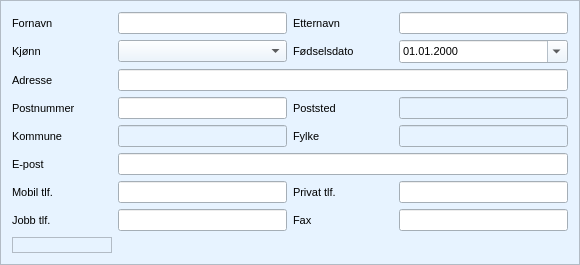
         <widget class="QFrame" name="frame_kontakt_info">
          <property name="sizePolicy">
           <sizepolicy hsizetype="Preferred" vsizetype="Preferred">
            <horstretch>0</horstretch>
            <verstretch>0</verstretch>
           </sizepolicy>
          </property>
          <property name="minimumSize">
           <size>
            <width>580</width>
            <height>265</height>
           </size>
          </property>
          <property name="maximumSize">
           <size>
            <width>580</width>
            <height>265</height>
           </size>
          </property>
          <property name="palette">
           <palette>
            <active>
             <colorrole role="WindowText">
              <brush brushstyle="SolidPattern">
               <color alpha="255">
                <red>0</red>
                <green>0</green>
                <blue>0</blue>
               </color>
              </brush>
             </colorrole>
             <colorrole role="Button">
              <brush brushstyle="SolidPattern">
               <color alpha="255">
                <red>231</red>
                <green>243</green>
                <blue>255</blue>
               </color>
              </brush>
             </colorrole>
             <colorrole role="Light">
              <brush brushstyle="SolidPattern">
               <color alpha="255">
                <red>255</red>
                <green>255</green>
                <blue>255</blue>
               </color>
              </brush>
             </colorrole>
             <colorrole role="Midlight">
              <brush brushstyle="SolidPattern">
               <color alpha="255">
                <red>243</red>
                <green>249</green>
                <blue>255</blue>
               </color>
              </brush>
             </colorrole>
             <colorrole role="Dark">
              <brush brushstyle="SolidPattern">
               <color alpha="255">
                <red>115</red>
                <green>121</green>
                <blue>127</blue>
               </color>
              </brush>
             </colorrole>
             <colorrole role="Mid">
              <brush brushstyle="SolidPattern">
               <color alpha="255">
                <red>154</red>
                <green>162</green>
                <blue>170</blue>
               </color>
              </brush>
             </colorrole>
             <colorrole role="Text">
              <brush brushstyle="SolidPattern">
               <color alpha="255">
                <red>0</red>
                <green>0</green>
                <blue>0</blue>
               </color>
              </brush>
             </colorrole>
             <colorrole role="BrightText">
              <brush brushstyle="SolidPattern">
               <color alpha="255">
                <red>255</red>
                <green>255</green>
                <blue>255</blue>
               </color>
              </brush>
             </colorrole>
             <colorrole role="ButtonText">
              <brush brushstyle="SolidPattern">
               <color alpha="255">
                <red>0</red>
                <green>0</green>
                <blue>0</blue>
               </color>
              </brush>
             </colorrole>
             <colorrole role="Base">
              <brush brushstyle="SolidPattern">
               <color alpha="255">
                <red>255</red>
                <green>255</green>
                <blue>255</blue>
               </color>
              </brush>
             </colorrole>
             <colorrole role="Window">
              <brush brushstyle="SolidPattern">
               <color alpha="255">
                <red>231</red>
                <green>243</green>
                <blue>255</blue>
               </color>
              </brush>
             </colorrole>
             <colorrole role="Shadow">
              <brush brushstyle="SolidPattern">
               <color alpha="255">
                <red>0</red>
                <green>0</green>
                <blue>0</blue>
               </color>
              </brush>
             </colorrole>
             <colorrole role="AlternateBase">
              <brush brushstyle="SolidPattern">
               <color alpha="255">
                <red>243</red>
                <green>249</green>
                <blue>255</blue>
               </color>
              </brush>
             </colorrole>
             <colorrole role="ToolTipBase">
              <brush brushstyle="SolidPattern">
               <color alpha="255">
                <red>255</red>
                <green>255</green>
                <blue>220</blue>
               </color>
              </brush>
             </colorrole>
             <colorrole role="ToolTipText">
              <brush brushstyle="SolidPattern">
               <color alpha="255">
                <red>0</red>
                <green>0</green>
                <blue>0</blue>
               </color>
              </brush>
             </colorrole>
            </active>
            <inactive>
             <colorrole role="WindowText">
              <brush brushstyle="SolidPattern">
               <color alpha="255">
                <red>0</red>
                <green>0</green>
                <blue>0</blue>
               </color>
              </brush>
             </colorrole>
             <colorrole role="Button">
              <brush brushstyle="SolidPattern">
               <color alpha="255">
                <red>231</red>
                <green>243</green>
                <blue>255</blue>
               </color>
              </brush>
             </colorrole>
             <colorrole role="Light">
              <brush brushstyle="SolidPattern">
               <color alpha="255">
                <red>255</red>
                <green>255</green>
                <blue>255</blue>
               </color>
              </brush>
             </colorrole>
             <colorrole role="Midlight">
              <brush brushstyle="SolidPattern">
               <color alpha="255">
                <red>243</red>
                <green>249</green>
                <blue>255</blue>
               </color>
              </brush>
             </colorrole>
             <colorrole role="Dark">
              <brush brushstyle="SolidPattern">
               <color alpha="255">
                <red>115</red>
                <green>121</green>
                <blue>127</blue>
               </color>
              </brush>
             </colorrole>
             <colorrole role="Mid">
              <brush brushstyle="SolidPattern">
               <color alpha="255">
                <red>154</red>
                <green>162</green>
                <blue>170</blue>
               </color>
              </brush>
             </colorrole>
             <colorrole role="Text">
              <brush brushstyle="SolidPattern">
               <color alpha="255">
                <red>0</red>
                <green>0</green>
                <blue>0</blue>
               </color>
              </brush>
             </colorrole>
             <colorrole role="BrightText">
              <brush brushstyle="SolidPattern">
               <color alpha="255">
                <red>255</red>
                <green>255</green>
                <blue>255</blue>
               </color>
              </brush>
             </colorrole>
             <colorrole role="ButtonText">
              <brush brushstyle="SolidPattern">
               <color alpha="255">
                <red>0</red>
                <green>0</green>
                <blue>0</blue>
               </color>
              </brush>
             </colorrole>
             <colorrole role="Base">
              <brush brushstyle="SolidPattern">
               <color alpha="255">
                <red>255</red>
                <green>255</green>
                <blue>255</blue>
               </color>
              </brush>
             </colorrole>
             <colorrole role="Window">
              <brush brushstyle="SolidPattern">
               <color alpha="255">
                <red>231</red>
                <green>243</green>
                <blue>255</blue>
               </color>
              </brush>
             </colorrole>
             <colorrole role="Shadow">
              <brush brushstyle="SolidPattern">
               <color alpha="255">
                <red>0</red>
                <green>0</green>
                <blue>0</blue>
               </color>
              </brush>
             </colorrole>
             <colorrole role="AlternateBase">
              <brush brushstyle="SolidPattern">
               <color alpha="255">
                <red>243</red>
                <green>249</green>
                <blue>255</blue>
               </color>
              </brush>
             </colorrole>
             <colorrole role="ToolTipBase">
              <brush brushstyle="SolidPattern">
               <color alpha="255">
                <red>255</red>
                <green>255</green>
                <blue>220</blue>
               </color>
              </brush>
             </colorrole>
             <colorrole role="ToolTipText">
              <brush brushstyle="SolidPattern">
               <color alpha="255">
                <red>0</red>
                <green>0</green>
                <blue>0</blue>
               </color>
              </brush>
             </colorrole>
            </inactive>
            <disabled>
             <colorrole role="WindowText">
              <brush brushstyle="SolidPattern">
               <color alpha="255">
                <red>115</red>
                <green>121</green>
                <blue>127</blue>
               </color>
              </brush>
             </colorrole>
             <colorrole role="Button">
              <brush brushstyle="SolidPattern">
               <color alpha="255">
                <red>231</red>
                <green>243</green>
                <blue>255</blue>
               </color>
              </brush>
             </colorrole>
             <colorrole role="Light">
              <brush brushstyle="SolidPattern">
               <color alpha="255">
                <red>255</red>
                <green>255</green>
                <blue>255</blue>
               </color>
              </brush>
             </colorrole>
             <colorrole role="Midlight">
              <brush brushstyle="SolidPattern">
               <color alpha="255">
                <red>243</red>
                <green>249</green>
                <blue>255</blue>
               </color>
              </brush>
             </colorrole>
             <colorrole role="Dark">
              <brush brushstyle="SolidPattern">
               <color alpha="255">
                <red>115</red>
                <green>121</green>
                <blue>127</blue>
               </color>
              </brush>
             </colorrole>
             <colorrole role="Mid">
              <brush brushstyle="SolidPattern">
               <color alpha="255">
                <red>154</red>
                <green>162</green>
                <blue>170</blue>
               </color>
              </brush>
             </colorrole>
             <colorrole role="Text">
              <brush brushstyle="SolidPattern">
               <color alpha="255">
                <red>115</red>
                <green>121</green>
                <blue>127</blue>
               </color>
              </brush>
             </colorrole>
             <colorrole role="BrightText">
              <brush brushstyle="SolidPattern">
               <color alpha="255">
                <red>255</red>
                <green>255</green>
                <blue>255</blue>
               </color>
              </brush>
             </colorrole>
             <colorrole role="ButtonText">
              <brush brushstyle="SolidPattern">
               <color alpha="255">
                <red>115</red>
                <green>121</green>
                <blue>127</blue>
               </color>
              </brush>
             </colorrole>
             <colorrole role="Base">
              <brush brushstyle="SolidPattern">
               <color alpha="255">
                <red>231</red>
                <green>243</green>
                <blue>255</blue>
               </color>
              </brush>
             </colorrole>
             <colorrole role="Window">
              <brush brushstyle="SolidPattern">
               <color alpha="255">
                <red>231</red>
                <green>243</green>
                <blue>255</blue>
               </color>
              </brush>
             </colorrole>
             <colorrole role="Shadow">
              <brush brushstyle="SolidPattern">
               <color alpha="255">
                <red>0</red>
                <green>0</green>
                <blue>0</blue>
               </color>
              </brush>
             </colorrole>
             <colorrole role="AlternateBase">
              <brush brushstyle="SolidPattern">
               <color alpha="255">
                <red>231</red>
                <green>243</green>
                <blue>255</blue>
               </color>
              </brush>
             </colorrole>
             <colorrole role="ToolTipBase">
              <brush brushstyle="SolidPattern">
               <color alpha="255">
                <red>255</red>
                <green>255</green>
                <blue>220</blue>
               </color>
              </brush>
             </colorrole>
             <colorrole role="ToolTipText">
              <brush brushstyle="SolidPattern">
               <color alpha="255">
                <red>0</red>
                <green>0</green>
                <blue>0</blue>
               </color>
              </brush>
             </colorrole>
            </disabled>
           </palette>
          </property>
          <property name="font">
           <font>
            <family>Segoe UI</family>
            <pointsize>8</pointsize>
           </font>
          </property>
          <property name="autoFillBackground">
           <bool>true</bool>
          </property>
          <property name="frameShape">
           <enum>QFrame::StyledPanel</enum>
          </property>
          <property name="frameShadow">
           <enum>QFrame::Plain</enum>
          </property>
          <property name="lineWidth">
           <number>1</number>
          </property>
          <layout class="QGridLayout" name="gridLayout_5">
           <item row="4" column="1">
            <widget class="QLineEdit" name="line_edit_kommune">
             <property name="enabled">
              <bool>false</bool>
             </property>
             <property name="font">
              <font>
               <family>Segoe UI</family>
               <pointsize>8</pointsize>
              </font>
             </property>
             <property name="alignment">
              <set>Qt::AlignLeading|Qt::AlignLeft|Qt::AlignVCenter</set>
             </property>
             <property name="readOnly">
              <bool>true</bool>
             </property>
            </widget>
           </item>
           <item row="4" column="2">
            <widget class="QLabel" name="label_fylke">
             <property name="font">
              <font>
               <family>Segoe UI</family>
               <pointsize>8</pointsize>
              </font>
             </property>
             <property name="text">
              <string>Fylke</string>
             </property>
             <property name="buddy">
              <cstring>line_edit_fylke</cstring>
             </property>
            </widget>
           </item>
           <item row="2" column="1" colspan="3">
            <widget class="QLineEdit" name="line_edit_adresse">
             <property name="font">
              <font>
               <family>Segoe UI</family>
               <pointsize>8</pointsize>
              </font>
             </property>
             <property name="alignment">
              <set>Qt::AlignLeading|Qt::AlignLeft|Qt::AlignVCenter</set>
             </property>
             <property name="clearButtonEnabled">
              <bool>true</bool>
             </property>
            </widget>
           </item>
           <item row="9" column="1">
            <widget class="QLineEdit" name="line_edit_mobil_tlf">
             <property name="enabled">
              <bool>true</bool>
             </property>
             <property name="font">
              <font>
               <family>Segoe UI</family>
               <pointsize>8</pointsize>
              </font>
             </property>
             <property name="alignment">
              <set>Qt::AlignLeading|Qt::AlignLeft|Qt::AlignVCenter</set>
             </property>
             <property name="readOnly">
              <bool>false</bool>
             </property>
             <property name="clearButtonEnabled">
              <bool>true</bool>
             </property>
            </widget>
           </item>
           <item row="3" column="1">
            <widget class="QLineEdit" name="line_edit_postnr">
             <property name="font">
              <font>
               <family>Segoe UI</family>
               <pointsize>8</pointsize>
              </font>
             </property>
             <property name="alignment">
              <set>Qt::AlignLeading|Qt::AlignLeft|Qt::AlignVCenter</set>
             </property>
             <property name="clearButtonEnabled">
              <bool>true</bool>
             </property>
            </widget>
           </item>
           <item row="4" column="3">
            <widget class="QLineEdit" name="line_edit_fylke">
             <property name="enabled">
              <bool>false</bool>
             </property>
             <property name="font">
              <font>
               <family>Segoe UI</family>
               <pointsize>8</pointsize>
              </font>
             </property>
             <property name="alignment">
              <set>Qt::AlignLeading|Qt::AlignLeft|Qt::AlignVCenter</set>
             </property>
             <property name="readOnly">
              <bool>true</bool>
             </property>
            </widget>
           </item>
           <item row="5" column="1" colspan="3">
            <widget class="QLineEdit" name="line_edit_epost">
             <property name="font">
              <font>
               <family>Segoe UI</family>
               <pointsize>8</pointsize>
              </font>
             </property>
             <property name="text">
              <string/>
             </property>
             <property name="alignment">
              <set>Qt::AlignLeading|Qt::AlignLeft|Qt::AlignVCenter</set>
             </property>
             <property name="clearButtonEnabled">
              <bool>true</bool>
             </property>
            </widget>
           </item>
           <item row="9" column="2">
            <widget class="QLabel" name="label_privat_tlf">
             <property name="font">
              <font>
               <family>Segoe UI</family>
               <pointsize>8</pointsize>
              </font>
             </property>
             <property name="text">
              <string>Privat tlf.</string>
             </property>
             <property name="buddy">
              <cstring>line_edit_privat_tlf</cstring>
             </property>
            </widget>
           </item>
           <item row="10" column="0">
            <widget class="QLabel" name="label_jobb_tlf">
             <property name="font">
              <font>
               <family>Segoe UI</family>
               <pointsize>8</pointsize>
              </font>
             </property>
             <property name="text">
              <string>Jobb tlf.</string>
             </property>
             <property name="buddy">
              <cstring>line_edit_jobb_tlf</cstring>
             </property>
            </widget>
           </item>
           <item row="1" column="1">
            <widget class="QComboBox" name="combo_box_kjonn">
             <property name="font">
              <font>
               <family>Segoe UI</family>
               <pointsize>8</pointsize>
              </font>
             </property>
            </widget>
           </item>
           <item row="9" column="0">
            <widget class="QLabel" name="label_mobil_tlf">
             <property name="font">
              <font>
               <family>Segoe UI</family>
               <pointsize>8</pointsize>
              </font>
             </property>
             <property name="text">
              <string>Mobil tlf.</string>
             </property>
             <property name="buddy">
              <cstring>line_edit_mobil_tlf</cstring>
             </property>
            </widget>
           </item>
           <item row="3" column="0">
            <widget class="QLabel" name="label_postnummer">
             <property name="font">
              <font>
               <family>Segoe UI</family>
               <pointsize>8</pointsize>
              </font>
             </property>
             <property name="text">
              <string>Postnummer</string>
             </property>
             <property name="buddy">
              <cstring>line_edit_postnr</cstring>
             </property>
            </widget>
           </item>
           <item row="10" column="2">
            <widget class="QLabel" name="label_fax">
             <property name="font">
              <font>
               <family>Segoe UI</family>
               <pointsize>8</pointsize>
              </font>
             </property>
             <property name="text">
              <string>Fax</string>
             </property>
             <property name="buddy">
              <cstring>line_edit_fax</cstring>
             </property>
            </widget>
           </item>
           <item row="0" column="2">
            <widget class="QLabel" name="label_etternavn">
             <property name="minimumSize">
              <size>
               <width>100</width>
               <height>0</height>
              </size>
             </property>
             <property name="font">
              <font>
               <family>Segoe UI</family>
               <pointsize>8</pointsize>
              </font>
             </property>
             <property name="text">
              <string>Etternavn</string>
             </property>
             <property name="buddy">
              <cstring>line_edit_etternavn</cstring>
             </property>
            </widget>
           </item>
           <item row="0" column="0">
            <widget class="QLabel" name="label_fornavn">
             <property name="sizePolicy">
              <sizepolicy hsizetype="Preferred" vsizetype="Preferred">
               <horstretch>0</horstretch>
               <verstretch>0</verstretch>
              </sizepolicy>
             </property>
             <property name="minimumSize">
              <size>
               <width>100</width>
               <height>0</height>
              </size>
             </property>
             <property name="font">
              <font>
               <family>Segoe UI</family>
               <pointsize>8</pointsize>
              </font>
             </property>
             <property name="text">
              <string>Fornavn                </string>
             </property>
             <property name="buddy">
              <cstring>line_edit_fornavn</cstring>
             </property>
            </widget>
           </item>
           <item row="1" column="3">
            <widget class="QDateEdit" name="date_edit_fodselsdato">
             <property name="sizePolicy">
              <sizepolicy hsizetype="Expanding" vsizetype="Fixed">
               <horstretch>0</horstretch>
               <verstretch>0</verstretch>
              </sizepolicy>
             </property>
             <property name="font">
              <font>
               <family>Segoe UI</family>
               <pointsize>8</pointsize>
              </font>
             </property>
             <property name="alignment">
              <set>Qt::AlignLeading|Qt::AlignLeft|Qt::AlignVCenter</set>
             </property>
             <property name="displayFormat">
              <string comment="1">dd.MM.yyyy</string>
             </property>
             <property name="calendarPopup">
              <bool>true</bool>
             </property>
             <property name="timeSpec">
              <enum>Qt::LocalTime</enum>
             </property>
            </widget>
           </item>
           <item row="0" column="3">
            <widget class="QLineEdit" name="line_edit_etternavn">
             <property name="minimumSize">
              <size>
               <width>140</width>
               <height>0</height>
              </size>
             </property>
             <property name="font">
              <font>
               <family>Segoe UI</family>
               <pointsize>8</pointsize>
              </font>
             </property>
             <property name="alignment">
              <set>Qt::AlignLeading|Qt::AlignLeft|Qt::AlignVCenter</set>
             </property>
             <property name="clearButtonEnabled">
              <bool>true</bool>
             </property>
            </widget>
           </item>
           <item row="1" column="2">
            <widget class="QLabel" name="label_fodselsdato">
             <property name="font">
              <font>
               <family>Segoe UI</family>
               <pointsize>8</pointsize>
              </font>
             </property>
             <property name="text">
              <string>Fødselsdato</string>
             </property>
             <property name="buddy">
              <cstring>date_edit_fodselsdato</cstring>
             </property>
            </widget>
           </item>
           <item row="4" column="0">
            <widget class="QLabel" name="label_kommune">
             <property name="font">
              <font>
               <family>Segoe UI</family>
               <pointsize>8</pointsize>
              </font>
             </property>
             <property name="text">
              <string>Kommune</string>
             </property>
             <property name="buddy">
              <cstring>line_edit_kommune</cstring>
             </property>
            </widget>
           </item>
           <item row="3" column="3">
            <widget class="QLineEdit" name="line_edit_poststed">
             <property name="enabled">
              <bool>false</bool>
             </property>
             <property name="font">
              <font>
               <family>Segoe UI</family>
               <pointsize>8</pointsize>
              </font>
             </property>
             <property name="alignment">
              <set>Qt::AlignLeading|Qt::AlignLeft|Qt::AlignVCenter</set>
             </property>
             <property name="readOnly">
              <bool>true</bool>
             </property>
            </widget>
           </item>
           <item row="2" column="0">
            <widget class="QLabel" name="label_adresse">
             <property name="font">
              <font>
               <family>Segoe UI</family>
               <pointsize>8</pointsize>
              </font>
             </property>
             <property name="text">
              <string>Adresse</string>
             </property>
             <property name="buddy">
              <cstring>line_edit_adresse</cstring>
             </property>
            </widget>
           </item>
           <item row="10" column="3">
            <widget class="QLineEdit" name="line_edit_fax">
             <property name="enabled">
              <bool>true</bool>
             </property>
             <property name="font">
              <font>
               <family>Segoe UI</family>
               <pointsize>8</pointsize>
              </font>
             </property>
             <property name="alignment">
              <set>Qt::AlignLeading|Qt::AlignLeft|Qt::AlignVCenter</set>
             </property>
             <property name="readOnly">
              <bool>false</bool>
             </property>
             <property name="clearButtonEnabled">
              <bool>true</bool>
             </property>
            </widget>
           </item>
           <item row="0" column="1">
            <widget class="QLineEdit" name="line_edit_fornavn">
             <property name="enabled">
              <bool>true</bool>
             </property>
             <property name="minimumSize">
              <size>
               <width>140</width>
               <height>0</height>
              </size>
             </property>
             <property name="font">
              <font>
               <family>Segoe UI</family>
               <pointsize>8</pointsize>
              </font>
             </property>
             <property name="alignment">
              <set>Qt::AlignLeading|Qt::AlignLeft|Qt::AlignVCenter</set>
             </property>
             <property name="clearButtonEnabled">
              <bool>true</bool>
             </property>
            </widget>
           </item>
           <item row="5" column="0">
            <widget class="QLabel" name="label_epost">
             <property name="font">
              <font>
               <family>Segoe UI</family>
               <pointsize>8</pointsize>
              </font>
             </property>
             <property name="text">
              <string>E-post</string>
             </property>
             <property name="buddy">
              <cstring>line_edit_epost</cstring>
             </property>
            </widget>
           </item>
           <item row="9" column="3">
            <widget class="QLineEdit" name="line_edit_privat_tlf">
             <property name="enabled">
              <bool>true</bool>
             </property>
             <property name="font">
              <font>
               <family>Segoe UI</family>
               <pointsize>8</pointsize>
              </font>
             </property>
             <property name="alignment">
              <set>Qt::AlignLeading|Qt::AlignLeft|Qt::AlignVCenter</set>
             </property>
             <property name="readOnly">
              <bool>false</bool>
             </property>
             <property name="clearButtonEnabled">
              <bool>true</bool>
             </property>
            </widget>
           </item>
           <item row="10" column="1">
            <widget class="QLineEdit" name="line_edit_jobb_tlf">
             <property name="enabled">
              <bool>true</bool>
             </property>
             <property name="font">
              <font>
               <family>Segoe UI</family>
               <pointsize>8</pointsize>
              </font>
             </property>
             <property name="alignment">
              <set>Qt::AlignLeading|Qt::AlignLeft|Qt::AlignVCenter</set>
             </property>
             <property name="readOnly">
              <bool>false</bool>
             </property>
             <property name="clearButtonEnabled">
              <bool>true</bool>
             </property>
            </widget>
           </item>
           <item row="1" column="0">
            <widget class="QLabel" name="label_kjonn">
             <property name="font">
              <font>
               <family>Segoe UI</family>
               <pointsize>8</pointsize>
              </font>
             </property>
             <property name="text">
              <string>Kjønn</string>
             </property>
             <property name="buddy">
              <cstring>combo_box_kjonn</cstring>
             </property>
            </widget>
           </item>
           <item row="3" column="2">
            <widget class="QLabel" name="label_poststed">
             <property name="font">
              <font>
               <family>Segoe UI</family>
               <pointsize>8</pointsize>
              </font>
             </property>
             <property name="text">
              <string>Poststed</string>
             </property>
             <property name="buddy">
              <cstring>line_edit_poststed</cstring>
             </property>
            </widget>
           </item>
           <item row="11" column="0">
            <widget class="QFrame" name="frame_personlig_info_white_space">
             <property name="font">
              <font>
               <family>Segoe UI</family>
               <pointsize>8</pointsize>
              </font>
             </property>
             <property name="frameShape">
              <enum>QFrame::StyledPanel</enum>
             </property>
             <property name="frameShadow">
              <enum>QFrame::Raised</enum>
             </property>
            </widget>
           </item>
          </layout>
          <zorder>frame_personlig_info_white_space</zorder>
          <zorder>label_kommune</zorder>
          <zorder>line_edit_fylke</zorder>
          <zorder>label_fylke</zorder>
          <zorder>line_edit_kommune</zorder>
          <zorder>label_epost</zorder>
          <zorder>line_edit_epost</zorder>
          <zorder>label_privat_tlf</zorder>
          <zorder>label_mobil_tlf</zorder>
          <zorder>line_edit_jobb_tlf</zorder>
          <zorder>line_edit_mobil_tlf</zorder>
          <zorder>line_edit_privat_tlf</zorder>
          <zorder>label_jobb_tlf</zorder>
          <zorder>label_fax</zorder>
          <zorder>line_edit_fax</zorder>
          <zorder>line_edit_fornavn</zorder>
          <zorder>label_kjonn</zorder>
          <zorder>combo_box_kjonn</zorder>
          <zorder>label_fornavn</zorder>
          <zorder>line_edit_etternavn</zorder>
          <zorder>label_etternavn</zorder>
          <zorder>label_fodselsdato</zorder>
          <zorder>date_edit_fodselsdato</zorder>
          <zorder>label_poststed</zorder>
          <zorder>line_edit_poststed</zorder>
          <zorder>line_edit_adresse</zorder>
          <zorder>label_postnummer</zorder>
          <zorder>line_edit_postnr</zorder>
          <zorder>label_adresse</zorder>
         </widget>
